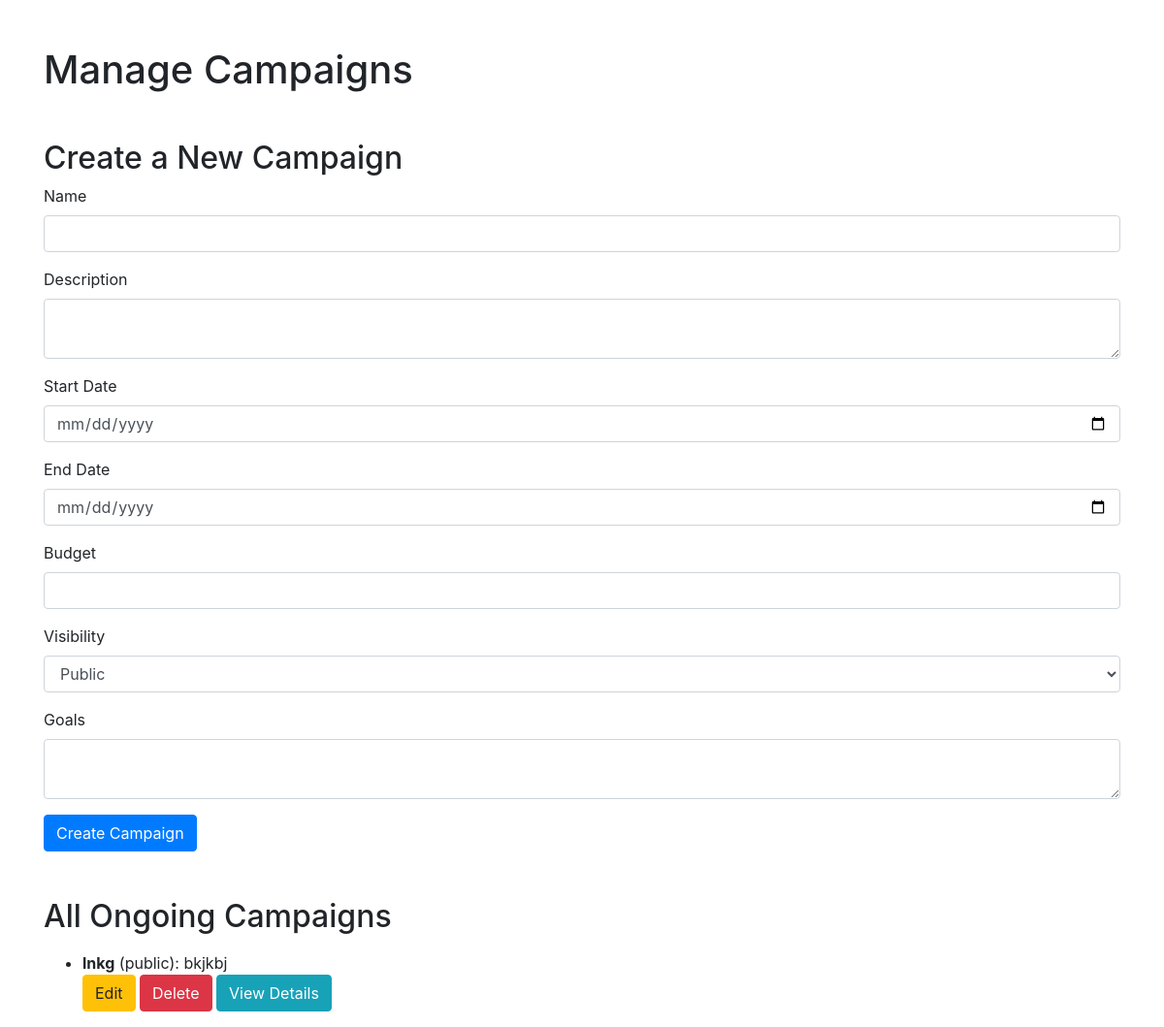
Page /manage_campaigns (signed in) on the committed database.
### Code/models_2.py (models this page shows)
class Campaign(db.Model):
    campaign_id = db.Column(db.Integer, primary_key=True)
    sponsor_id = db.Column(db.Integer, db.ForeignKey('sponsor.sponsor_id'), nullable=False)
    name = db.Column(db.String, nullable=False)
    description = db.Column(db.String, nullable=False)
    start_date = db.Column(db.Date, nullable=False)
    end_date = db.Column(db.Date, nullable=False)
    budget = db.Column(db.Numeric, nullable=False)
    visibility = db.Column(db.String, nullable=False)
    goals = db.Column(db.String, nullable=False)
    ad_requests = db.relationship('AdRequest', backref='campaign')

### Code/app.py (the view, shortened to what this page needs)
@app.route('/manage_campaigns', methods=['GET', 'POST'])
@login_required
def manage_campaigns():
    if current_user.role != 'sponsor':
        return redirect(url_for('login'))
    campaigns = Campaign.query.all()
    print(campaigns)
    return render_template('manage_campaigns.html', campaigns=campaigns)

### Code/app.py (called while the page is built)
@login_manager.user_loader
def load_user(user_id):
    return User.query.get(int(user_id))

### Code/models_2.py (called while the page is built)
    @property
    def is_active(self):
        return True

### Code/templates/manage_campaigns.html (shortened to what this page needs)
<!DOCTYPE html>
<html lang="en">
<head>
    <link rel="stylesheet" href="https://stackpath.bootstrapcdn.com/bootstrap/4.5.2/css/bootstrap.min.css">
</head>
<body>
    <div class="container">
        <h1 class="mt-5">Manage Campaigns</h1>
        <h2 class="mt-5">Create a New Campaign</h2>
        <form method="POST" action="{{ url_for('manage_campaigns') }}">
            <div class="form-group">
                <label for="name">Name</label>
                <input type="text" class="form-control" id="name" name="name" required>
            </div>
            <div class="form-group">
                <label for="description">Description</label>
                <textarea class="form-control" id="description" name="description" required></textarea>
            </div>
            <div class="form-group">
                <label for="start_date">Start Date</label>
                <input type="date" class="form-control" id="start_date" name="start_date" required>
            </div>
            <div class="form-group">
                <label for="end_date">End Date</label>
                <input type="date" class="form-control" id="end_date" name="end_date" required>
            </div>
            <div class="form-group">
                <label for="budget">Budget</label>
                <input type="number" class="form-control" id="budget" name="budget" required>
            </div>
            <div class="form-group">
                <label for="visibility">Visibility</label>
                <select class="form-control" id="visibility" name="visibility">
                    <option value="public">Public</option>
                </select>
            </div>
            <div class="form-group">
                <label for="goals">Goals</label>
                <textarea class="form-control" id="goals" name="goals" required></textarea>
            </div>
            <button type="submit" class="btn btn-primary">Create Campaign</button>
        </form>
        <h2 class="mt-5">All Ongoing Campaigns</h2>
        <ul>
            {% for campaign in campaigns %}
            <li class="mt-3">
                <strong>{{ campaign.name }}</strong> ({{ campaign.visibility }}): {{ campaign.description }} <br>
                <a href="{{ url_for('update_campaign', campaign_id=campaign.campaign_id) }}" class="btn btn-warning">Edit</a>
                <form method="POST" action="{{ url_for('delete_campaign', campaign_id=campaign.campaign_id) }}" style="display:inline;">
                    <button type="submit" class="btn btn-danger">Delete</button>
                </form>
                <a href="{{ url_for('view_campaign', campaign_id=campaign.campaign_id) }}" class="btn btn-info">View Details</a>
            </li>
            {% endfor %}
        </ul>
    </div>
</body>
</html>

### rows in the picture
Campaign: name "lnkg", visibility "public", description "bkjkbj"
